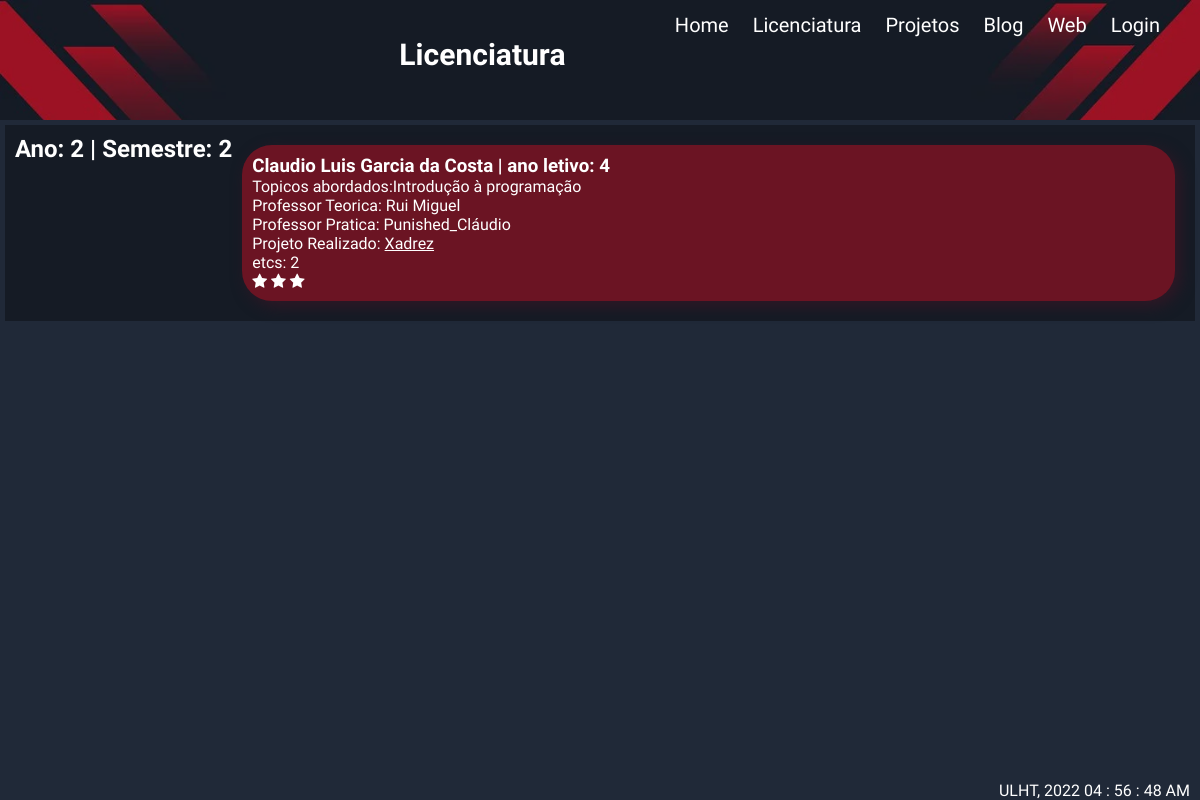
/licenciatura, run on the app's committed database.
### portfolio/models.py (models this page shows, shortened)
class Subject(models.Model):
    id = models.BigIntegerField(primary_key = True)
    name = models.CharField(max_length=30)
    year = models.IntegerField(default=0)
    etcs = models.IntegerField(default=0)
    semester = models.IntegerField(default=0)
    school_year = models.IntegerField(default=0)
    rank = models.IntegerField(default=0, validators=[
            MaxValueValidator(5),
            MinValueValidator(0)
        ])
    topics = models.CharField(max_length=100)
    students = models.ManyToManyField(Student, blank = True)
    teacher_theory = models.ForeignKey(Teacher, on_delete=models.CASCADE)
    teacher_practice = models.ManyToManyField(Teacher, related_name='practice_teacher')
    subject_project = models.OneToOneField(Project_small,on_delete=models.CASCADE)

class Person(models.Model):
    name = models.CharField(max_length=50)
    linkdin = models.URLField()
    class Meta:
        abstract = True
    def __str__(self):
        return self.name

class Teacher(Person,models.Model):
    lusofona_url = models.URLField()

class Project(models.Model):
    title = models.CharField(max_length=50,default='')
    description = models.CharField(max_length=500)
    year = models.IntegerField(default=0)
    school_year = models.IntegerField(default=0)
    github = models.URLField()
    video_url = models.URLField()
    participants = models.ForeignKey(Student, on_delete=models.CASCADE)
    class Meta:
        abstract = True

class Project_small(Project,models.Model):
    tech = models.CharField(max_length=200)
    skills =  models.ManyToManyField(Skills, related_name='teacher')
    teacher = models.ManyToManyField(Teacher, related_name='teacher')
    def __str__(self):
        return self.title

### portfolio/views.py (the view)
# urls.py: path('licenciatura', views.licenciatura_page_view, name='licenciatura'),
def licenciatura_page_view(request):
    context = {
        'cadeiras':Subject.objects.all().order_by('rank','year','semester')[:3],
    }
    return render(request, 'portfolio/licenciatura.html',context)

### portfolio/templates/portfolio/licenciatura.html (shortened to what this page needs)
{% extends 'portfolio/layout.html' %}
{% block extrahead %}
{% load static %}
<link rel="stylesheet" href="{% static 'portfolio/css/subject_box.css' %}">
<link rel="stylesheet" href="https://cdnjs.cloudflare.com/ajax/libs/font-awesome/4.7.0/css/font-awesome.min.css">
{% endblock %}
{% block header %}
<div class="welcome-text">Licenciatura</div>
{% endblock %}
{% block main %}
<div class="subjects-box">
    {% for cadeira in cadeiras %}
    <h2>Ano: {{cadeira.year}} | Semestre: {{cadeira.semester}} </h2>
    <div class="subjects-text">
        <h3>{{cadeira.name}} | ano letivo: {{cadeira.school_year}}</h3>
        <p>Topicos abordados:{{cadeira.topics}}</p>
        <p>Professor Teorica: {{cadeira.teacher_theory}}</p>
        <p>Professor Pratica:
            {% for teacher in cadeira.teacher_practice.all %}
            {{teacher.name}}
        </p>
        {% endfor %}
        <p>Projeto Realizado:
            <a href="{{cadeira.subject_project.github}}">{{cadeira.subject_project}}</a>
        </p>
        <p>etcs: {{cadeira.etcs}}</p>
        <p>
            {% with ''|center:cadeira.rank as range %}
            {% for num in range%}
            <span class="fa fa-star checked"></span>
            {% endfor %}
            {% endwith %}
        </p>
    </div>
    {% endfor %}
</div>
{% endblock %}

### portfolio/static/portfolio/css/estilos.css (style rules this page uses)
* { font-family: 'Ubuntu', sans-serif; box-sizing: border-box; border: 0; margin: 0; padding: 0; }
.welcome-text { font-weight: bold; font-size: 30px; padding-top: 30px; text-align: center; padding-left: 300px; color:white; }
body { background-color:#202938; display: grid; min-height: 100vh; margin: 0; grid-template-rows: auto 1fr auto; grid-template-areas: 'nav' 'main' 'bot'; }

### portfolio/static/portfolio/css/subject_box.css (style rules this page uses)
.subjects-box { display: flex; background-color: #151b25; flex-flow: row wrap; justify-content: space-between; align-items: stretch; padding: 10px; margin: 5px; }
.subjects-box>div { display: flex; flex: 1 0 20%; flex-direction: column; justify-content: space-around; align-items: stretch; background-color: #6b1423; border-radius: 30px; margin: 10px; padding: 10px; box-shadow: 5px 5px 15px #311725; }
a { color: white; }

### data on the page
Subject: year "2", semester "2", name "Claudio Luis Garcia da Costa", school_year "4", topics "Introdução à programação", teacher_theory "Rui Miguel", subject_project "Xadrez", etcs "2", rank 3 (drawn)
Teacher: name "Punished_Cláudio"
